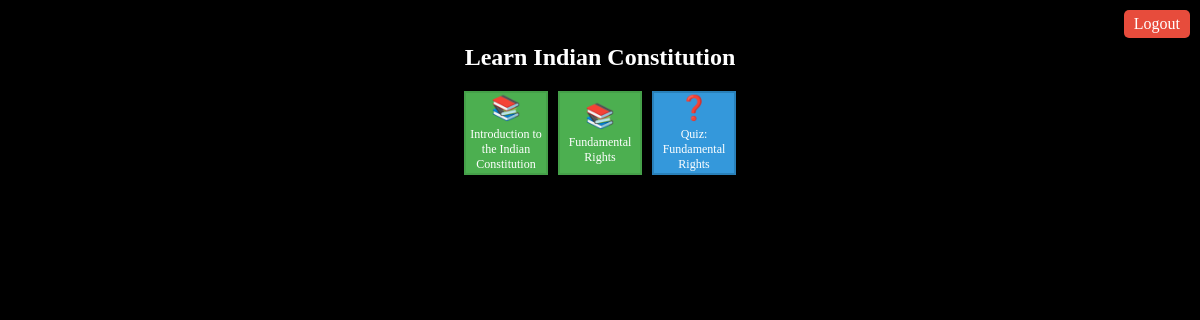
Screenshot of / (signed in) with the database file from the repository.
### app.py (models this page shows)
class Lesson(db.Model):
    id = db.Column(db.Integer, primary_key=True)
    title = db.Column(db.String(200), nullable=False)
    content = db.Column(db.Text, nullable=False)
    group_id = db.Column(db.Integer, nullable=False)
    order = db.Column(db.Integer, nullable=False)
    is_quiz = db.Column(db.Boolean, default=False)

### app.py (the view)
@app.route('/')
@login_required
def index():
    lessons = Lesson.query.order_by(Lesson.group_id, Lesson.order).all()
    progress = current_user.get_progress()
    return render_template('index.html', lessons=lessons, progress=progress)

### app.py (called while the page is built)
@login_manager.user_loader
def load_user(user_id):
    return User.query.get(int(user_id))

    def get_progress(self):
        return json.loads(self.progress)

### templates/index.html (shortened to what this page needs)
<!DOCTYPE html>
<html lang="en">
<head>
    <link rel="stylesheet" href="{{ url_for('static', filename='style.css') }}">
</head>
<body>
    <div class="container">
        <h1>Learn Indian Constitution</h1>
        <a href="{{ url_for('logout') }}" class="logout-button">Logout</a>
        <div class="road">
            {% for lesson in lessons %}
                <a href="{{ url_for('lesson' if not lesson.is_quiz else 'quiz', lesson_id=lesson.id) }}"
                   class="lesson-node {% if lesson.is_quiz %}quiz{% endif %} {% if lesson.id|string not in progress %}locked{% endif %}"
                   {% if lesson.id|string not in progress %}onclick="return false;"{% endif %}>
                    {% if lesson.is_quiz %}
                        <span class="icon">❓</span>
                    {% else %}
                        <span class="icon">📚</span>
                    {% endif %}
                    {{ lesson.title }}
                </a>
            {% endfor %}
        </div>
    </div>
</body>
</html>

### static/style.css (style rules this page uses)
body { font-family: 'Press Start 2P', cursive; background-color: #000; color: #fff; text-align: center; }
.container { max-width: 800px; margin: 0 auto; padding: 20px; }
h1 { font-size: 24px; margin-bottom: 20px; }
.road { display: flex; flex-wrap: wrap; justify-content: center; gap: 10px; }
.lesson-node { width: 80px; height: 80px; background-color: #4CAF50; border: 2px solid #45a049; display: flex; flex-direction: column; align-items: center; justify-content: center; text-decoration: none; color: #fff; font-size: 12px; text-align: center; transition: all 0.3s ease; }
.lesson-node.quiz { background-color: #3498db; border-color: #2980b9; }
.icon { font-size: 24px; margin-bottom: 5px; }
.back-button, .logout-button, .next-button, .submit-button { padding: 5px 10px; background-color: #e74c3c; color: #fff; text-decoration: none; border-radius: 5px; border: none; cursor: pointer; }
.logout-button { position: absolute; top: 10px; right: 10px; }

### rows the page displays
Lesson: title "Introduction to the Indian Constitution"
Lesson: title "Fundamental Rights"
Lesson: title "Quiz: Fundamental Rights"
